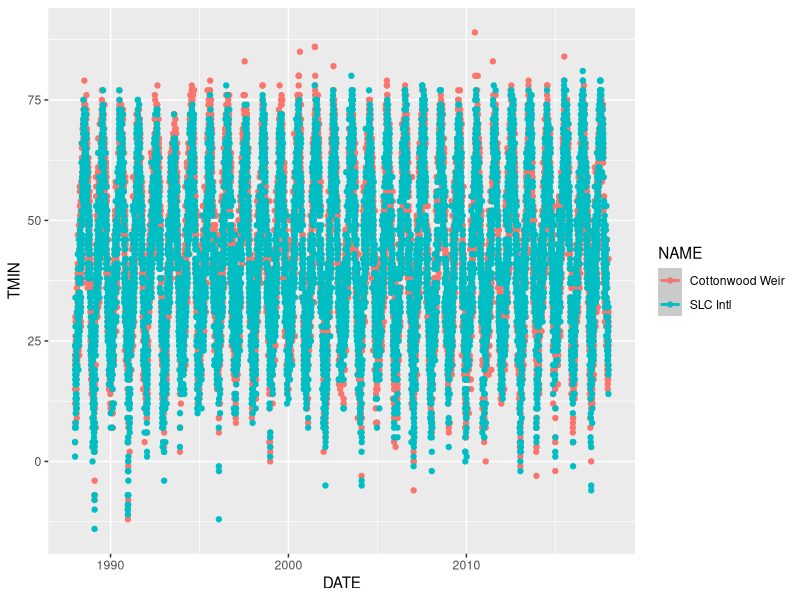

This chart was generated by the following R code:
## ---- chunk 1
library(tidyverse)
d <- read_csv('../data/SLC_Min_Temp_1988-2007.csv')

# Look at the data
head(d)
## ---- chunk 2
library(lubridate)
d %>%
  mutate(Year = year(DATE)) %>% 
  filter(Year > 2000 & Year < 2005) %>% 
  group_by(Year, NAME) %>% 
  summarize(Count = n())
## ---- chunk 3
d <- d %>% 
  filter(NAME != 'SALT LAKE TRIAD CENTER, UT US') %>% 
  # Rename the sites for readability
  mutate(NAME = ifelse(NAME == 'SALT LAKE CITY INTERNATIONAL AIRPORT, UT US',
                       'SLC Intl',
                       'Cottonwood Weir'))
## ---- chunk 4
ggplot(d, aes(x = DATE, y = TMIN, color = NAME)) +
  geom_point() +
  geom_smooth(method = 'loess')
